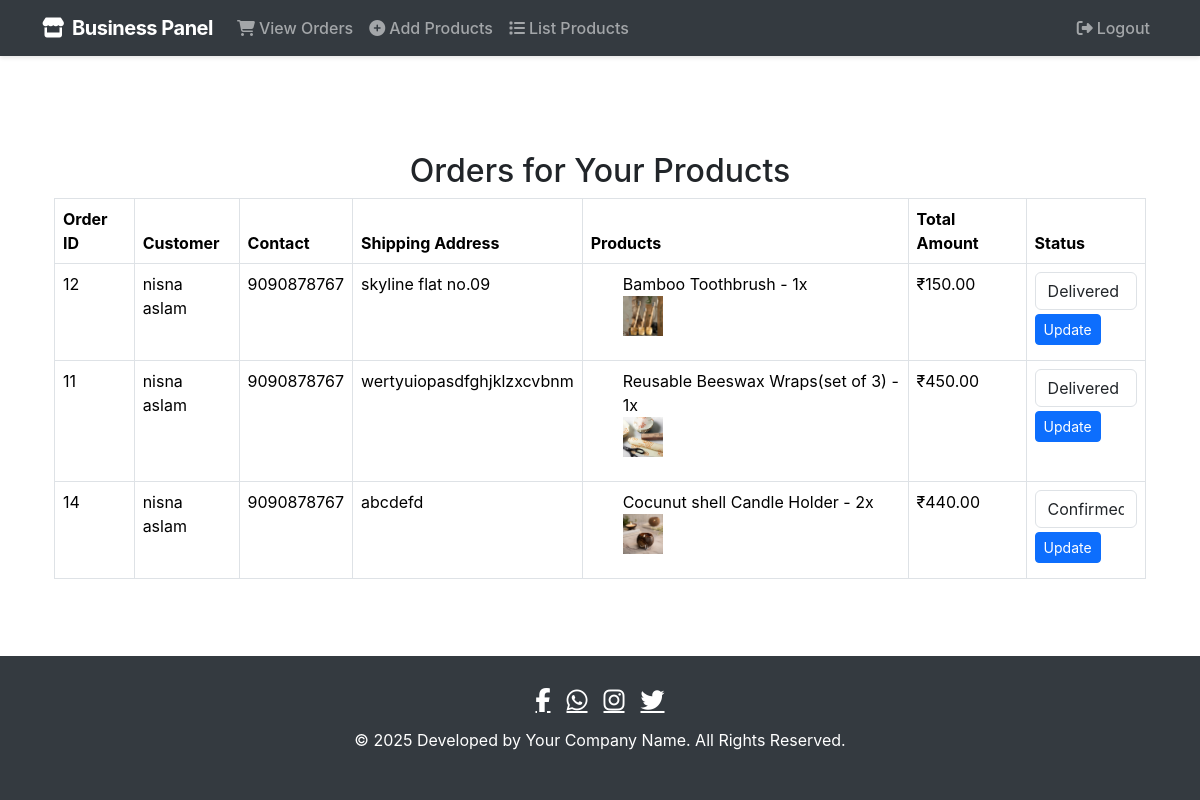
/business-view-orders (signed in), run on the app's committed database.
### ecom/models.py (models this page shows, shortened)
class Orders(models.Model):
    STATUS =(
        ('Pending','Pending'),
        ('Order Confirmed','Order Confirmed'),
        ('Out for Delivery','Out for Delivery'),
        ('Delivered','Delivered'),
    )
    SHIPPING_METHODS = (
        ('standard', 'Standard Shipping'),
        ('express', 'Express Shipping'),
        ('eco', 'Eco-Friendly Shipping'),
    )
    customer=models.ForeignKey('Customer', on_delete=models.CASCADE,null=True)
    email = models.CharField(max_length=50,null=True)
    address = models.CharField(max_length=500,null=True)
    mobile = models.CharField(max_length=20,null=True)
    order_date= models.DateField(auto_now_add=True,null=True)
    total_amount=models.DecimalField(max_digits=10,decimal_places=2,null=True)
    total_carbon_footprint = models.DecimalField(max_digits=10, decimal_places=2)
    shipping_method = models.CharField(max_length=50, choices=SHIPPING_METHODS)
    shipping_carbon_offset = models.DecimalField(max_digits=10, decimal_places=2, null=True, blank=True)
    status=models.CharField(max_length=50,null=True,choices=STATUS,default='Pending')
    is_paid = models.CharField(max_length=20,default=False,null=True,blank=True)
    razorpay_order_id = models.CharField(max_length=100, null=True, blank=True)

class Customer(models.Model):
    user=models.OneToOneField(User,on_delete=models.CASCADE)
    profile_pic= models.ImageField(upload_to='profile_pic/CustomerProfilePic/',null=True,blank=True)
    address = models.CharField(max_length=40)
    mobile = models.CharField(max_length=20,null=False)
    @property
    def get_name(self):
        return self.user.first_name+" "+self.user.last_name

class OrderItem(models.Model):
    order = models.ForeignKey(Orders, on_delete=models.CASCADE)
    product = models.ForeignKey('Product', on_delete=models.CASCADE)
    quantity = models.PositiveIntegerField(default=1)
    carbon_footprint = models.DecimalField(max_digits=10, decimal_places=2)

class Product(models.Model):
    seller = models.ForeignKey(User, on_delete=models.CASCADE)  # Add this field
    name=models.CharField(max_length=40)
    product_image= models.ImageField(upload_to='product_image/',null=True,blank=True)
    price = models.PositiveIntegerField()
    description=models.CharField(max_length=40)
    category = models.ForeignKey(ProductCategory, on_delete=models.CASCADE, related_name='products')
    stock_quantity = models.PositiveIntegerField(default=0)
    sustainability_score = models.DecimalField(max_digits=5, decimal_places=2, null=True, blank=True)
    carbon_footprint = models.DecimalField(max_digits=10, decimal_places=2, default=0)
    materials_footprint = models.DecimalField(max_digits=10, decimal_places=2,null=True)
    production_footprint = models.DecimalField(max_digits=10, decimal_places=2,null=True)
    packaging_footprint = models.DecimalField(max_digits=10, decimal_places=2,null=True)
    transportation_footprint = models.DecimalField(max_digits=10, decimal_places=2,null=True)
    disposal_footprint = models.DecimalField(max_digits=10, decimal_places=2,null=True)
    materials_source = models.TextField(null=True)
    production_method = models.TextField(null=True)
    disposal_instructions = models.TextField(null=True)
    certification_details = models.TextField(null=True, blank=True)
    last_updated = models.DateTimeField(auto_now=True,null=True)

### ecom/views.py (the view)
# urls.py: path('business-view-orders', views.business_view_orders_view, name='business-view-orders'),
@login_required(login_url='businesslogin')
def business_view_orders_view(request):
    business_products = models.Product.objects.filter(seller=request.user)
    business_orders = models.Orders.objects.filter(orderitem__product__in=business_products).distinct()
    return render(request, 'ecom/business_view_orders.html', {'orders': business_orders})

### templates/ecom/business_view_orders.html (shortened to what this page needs)
{% extends 'ecom/business_base.html' %}
{% load static %}
{% block content %}
<div class="container mt-5">
    <h2 class="text-center">Orders for Your Products</h2>
    <table class="table table-bordered">
        <thead class="thead-dark">
            <tr>
                <th>Order ID</th>
                <th>Customer</th>
                <th>Contact</th>
                <th>Shipping Address</th>
                <th>Products</th>
                <th>Total Amount</th>
                <th>Status</th>
            </tr>
        </thead>
        <tbody>
            {% for order in orders %}
            <tr id="order-{{ order.id }}">
                <td>{{ order.id }}</td>
                <td>{{ order.customer.get_name }}</td>
                <td>{{ order.customer.mobile }}</td>
                <td>{{ order.address }}</td>
                <td>
                    <ul>
                        {% for item in order.orderitem_set.all %}
                        <li>
                            {{ item.product.name }} - {{ item.quantity }}x
                            {% if item.product.product_image %}
                                <img src="{{ item.product.product_image.url }}" alt="Product Image" height="40px" width="40px">
                            {% else %}
                                <span>No Image</span>
                            {% endif %}
                        </li>
                        {% endfor %}
                    </ul>
                </td>
                <td>₹{{ order.total_amount }}</td>
                <td>
                    <form class="status-form" data-order-id="{{ order.id }}">
                        <select class="form-control status-select" name="new_status">
                            <option value="Confirmed" {% if order.status == 'Confirmed' %}selected{% endif %}>Confirmed</option>
                            <option value="Delivered" {% if order.status == 'Delivered' %}selected{% endif %}>Delivered</option>
                        </select>
                        <button type="submit" class="btn btn-primary btn-sm mt-1">Update</button>
                    </form>
                </td>
            </tr>
            {% empty %}
            <tr>
                <td colspan="9" class="text-center">No orders found.</td>
            </tr>
            {% endfor %}
        </tbody>
    </table>
</div>
{% endblock content %}

### templates/ecom/business_base.html (style rules this page uses)
:root { --primary-color: #343a40; --secondary-color: #6c757d; }
body { font-family: 'Inter', -apple-system, BlinkMacSystemFont, 'Segoe UI', Roboto, 'Helvetica Neue', Arial, sans-serif; padding-top: 80px; display: flex; flex-direction: column; min-height: 100vh; }

### data on the page
Orders: id "12", customer.get_name "nisna aslam", customer.mobile "9090878767", address "skyline flat no.09", total_amount "150.00", new_status "Delivered"
OrderItem: product.name "Bamboo Toothbrush", quantity "1", product.product_image (picture)
Orders: id "11", customer.get_name "nisna aslam", customer.mobile "9090878767", address "wertyuiopasdfghjklzxcvbnm", total_amount "450.00", new_status "Delivered"
OrderItem: product.name "Reusable Beeswax Wraps(set of 3)", quantity "1", product.product_image (picture)
Orders: id "14", customer.get_name "nisna aslam", customer.mobile "9090878767", address "abcdefd", total_amount "440.00", new_status "Confirmed"
OrderItem: product.name "Cocunut shell Candle Holder", quantity "2", product.product_image (picture)
